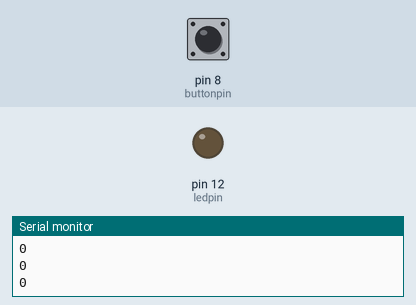
Bench run of a sketch on a simulated Arduino Uno, built with avr-gcc and run on an emulated ATmega328P. Parts: output pins drawn as LEDs (lit = HIGH), the last lines printed to the serial monitor. The test bench sets the inputs (shaded band); at power-on: pin 8 (buttonpin) LOW.

Above: at 1.8 s.
1.9 s: pin 8 (buttonpin) pulled HIGH for 0.6 s
At 2.9 s:
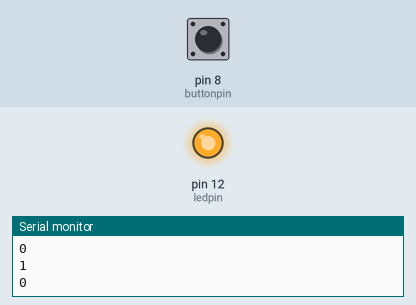
4.5 s: pin 8 (buttonpin) pulled HIGH for 3.2 s
At 9.2 s:
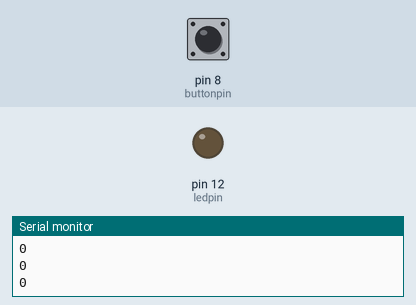
Timing chart, 0 to 10.7 s (numbered marks = the images above; inputs shaded):
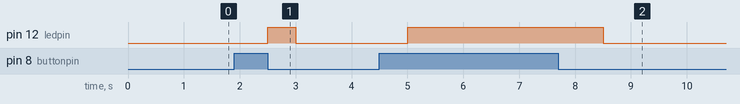

The sketch:

sketch_mar25b.ino
```cpp
int ledpin=12;
int buttonpin=8;
int buttonread;
int del;


void setup() {
  // put your setup code here, to run once:
  pinMode(ledpin,OUTPUT);
  pinMode(buttonpin,INPUT);
  Serial.begin(9600);
}

void loop() {
  // put your main code here, to run repeatedly:
   buttonread=digitalRead(buttonpin);
   Serial.println(buttonread);
   delay(500);
   if(buttonread==1){
       digitalWrite(ledpin,HIGH);
       }

    else{
      digitalWrite(ledpin,LOW);
    }

}
```

Measured:
- after the input at 1.9 s, pin 12 (ledpin): LOW → HIGH after 0.60 s, → LOW 0.50 s later
- after the input at 4.5 s, pin 12 (ledpin): LOW → HIGH after 0.50 s, → LOW 3.5 s later
